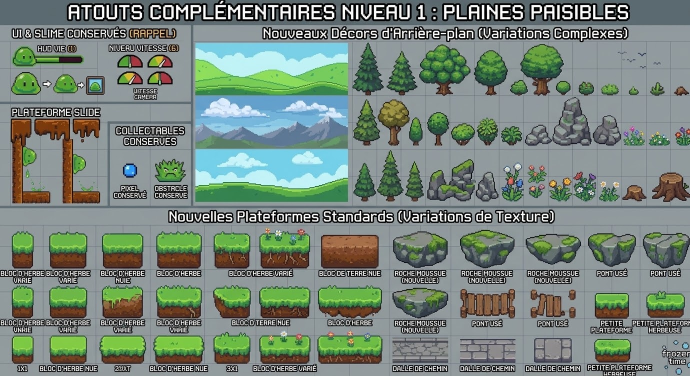
#> input picture ASSETS/planches/v5-niveau1-plaines.jpg, 1380 x 752 px, found by its file name (shown at 1/2 size)
$ python extract_decors.py
#> lines starting #> are read from the running program, lines starting #| are printed output that depends on the picture; after the words box and inside, x2 and y2 are one past the last pixel; in counts of white or black regions, pixels touching at a corner belong together
import numpy as np
from PIL import Image, ImageDraw
from collections import deque
import os

# Extraction de TOUS les assets des planches niveaux v5 (plaines), v6 (usine
# de magma) et v7 (manoir hanté) — décors d'ambiance et textures de
# plateformes — en complément de tools/extract_v5.py (fonds bg_level1..3 et
# tuiles tile_volcanic/tile_manor, déjà en jeu).
#
# Méthode (même chaîne que extract_v5.py) :
# - le fond gris uni (#728188) est détouré par diffusion depuis les bords du
#   crop (ne traverse jamais les couleurs vives du sprite) ;
# - dans chaque groupe (bornes lues sur la planche), les items sont séparés
#   automatiquement par composantes connexes de pixels non-fond, fusionnées
#   quand leurs boîtes sont proches (merge_radius) ;
# - les étiquettes de texte sont écartées par taille (les lettres font
#   ~8-13px, les items >= 15px) ;
# - les panneaux « CONSERVÉS / RAPPEL » (UI, slime, collectables, ennemi)
#   ne sont PAS découpés : leur contenu est déjà en jeu (planches v1-v4).
#
# Sorties : ASSETS/sprites/v5/ (convention LISEZ-MOI, planches v5-v7) puis
# copie vers ASSETS/sprites/game/ (seul dossier chargé par js/sprites.js).
# Contrôle visuel : /tmp/opencode/check_decors.png (planche de contact) et
# /tmp/opencode/zoom/overlay_vN.png (rects verts = gardés, rouges = écartés).

V5 = 'ASSETS/planches/v5-niveau1-plaines.jpg'
V6 = 'ASSETS/planches/v6-niveau2-magma.jpg'
V7 = 'ASSETS/planches/v7-niveau3-manoir.jpg'
OUT = 'ASSETS/sprites/v5'
GAME = 'ASSETS/sprites/game'
os.makedirs(OUT, exist_ok=True)

MIN_DIM = 13     # côté minimum d'un item (les lettres font 8-13px)
MIN_AREA = 220   # aire minimum en pixels
MERGE_RADIUS = 3 # fusion des composantes proches (anti-chaînage de rangée)


def bg_mask(a):
    r, g, b = a[:, :, 0], a[:, :, 1], a[:, :, 2]
    mx = np.maximum(np.maximum(r, g), b)
    mn = np.minimum(np.minimum(r, g), b)
    return ((mx - mn) < 26) & (mx > 90)


def detour(im, tight=False):
    # fond gris -> transparence : diffusion depuis les bords du crop.
    # tight=True : fond local estimé (médiane des bords du crop) et distance
    # couleur < 14 — pour les sprites pâles (roches, dalles) dont la face,
    # trop proche du fond planche, est mangée par le masque générique.
    a = np.asarray(im.convert('RGB')).astype(np.int16)
    if tight:
        border = np.concatenate([a[0], a[-1], a[:, 0], a[:, -1]])
        bmx = border.max(axis=1)
        bmn = border.min(axis=1)
        ok = ((bmx - bmn) < 26) & (bmx > 90)   # pixels de bordure « fond »
        bg = np.median(border[ok], axis=0) if ok.any() else np.median(border,
                                                                        axis=0)
        dist = np.sqrt(((a - bg) ** 2).sum(axis=2))
        isb = dist < 16
        # les lignes de grille de la planche (gris neutre, plus sombre que le
        # fond) ne doivent pas rester opaques : on mange les structures fines
        # 1-2px de gris neutre — les faces pleines (dalles, pierres) et les
        # contours saturés des sprites y échappent.
        gmx = a.max(axis=2)
        gmn = a.min(axis=2)
        gridish = ((gmx - gmn) < 20) & (gmx > 95) & (gmx < 140)
        er = gridish[1:-1, 1:-1] & gridish[:-2, 1:-1] & gridish[2:, 1:-1] \
            & gridish[1:-1, :-2] & gridish[1:-1, 2:]
        thin = np.zeros_like(gridish)
        thin[1:-1, 1:-1] = gridish[1:-1, 1:-1] & ~er
        isb = isb | thin
    else:
        isb = bg_mask(a)
    h, w = isb.shape
    bgm = np.zeros((h, w), bool)
    q = deque()
    for x in range(w):
        for y in (0, h - 1):
            if isb[y, x] and not bgm[y, x]:
                bgm[y, x] = True
                q.append((y, x))
    for y in range(h):
        for x in (0, w - 1):
            if isb[y, x] and not bgm[y, x]:
                bgm[y, x] = True
                q.append((y, x))
    while q:
        cy, cx = q.popleft()
        for dy, dx in ((1, 0), (-1, 0), (0, 1), (0, -1)):
            ny, nx = cy + dy, cx + dx
            if 0 <= ny < h and 0 <= nx < w and isb[ny, nx] and not bgm[ny, nx]:
                bgm[ny, nx] = True
                q.append((ny, nx))
    alpha = np.full((h, w), 255, np.uint8)
    alpha[bgm] = 0
    return alpha


# --- groupes ---------------------------------------------------------------
# Deux formes :
# - (planche, boîte, noms, options) : segmentation auto dans la boîte ;
#   options : merge_all, merge_radius (défaut 3), single_box (tout le crop =
#   un sprite, pour les dalles à faible contraste que la segmentation fragments).
# - (planche, (y0, y1), items) : items explicites [(nom, x0, x1), ...] — un
#   sprite par item, pour les rangées de décors où les halos JPEG fusionnent
#   les voisins. Bornes x mesurées au pixel sur les planches.
GROUPS = [
    # v5 — décors d'arrière-plan (3 rangées à droite ; y0=113 pour les items
    # de droite : échappe les oiseaux volant au-dessus, x 1220-1320)
    (V5, (90, 195), [
        ('dec_pine1', 705, 767), ('dec_pine2', 771, 835),
        ('dec_tree1', 836, 943), ('dec_tree2', 946, 1018),
        ('dec_tree_big', 1018, 1143), ('dec_bush1', 1156, 1190),
        ('dec_bush2', 1201, 1239, 113), ('dec_sprout1', 1256, 1279, 113),
        ('dec_sprout2', 1298, 1331, 113), ('dec_log1', 1346, 1380)]),
    (V5, (200, 331), [
        ('dec_pine6', 706, 760), ('dec_tree_yellow', 761, 816),
        ('dec_tree_cypress', 817, 849), ('dec_tree_round', 850, 920),
        ('dec_bush_trunk', 921, 952), ('dec_bush_leafy', 953, 996),
        ('dec_bush_fern', 1002, 1045), ('dec_rockpile_small', 1046, 1088),
        ('dec_rockpile_big', 1092, 1182), ('dec_rock_single', 1186, 1241),
        ('dec_flowers_purple', 1247, 1295), ('dec_flowers_white', 1297, 1348),
        ('dec_flowers_pink', 1350, 1380)]),
    (V5, (334, 424), [
        ('dec_pine3', 705, 761), ('dec_pine4', 762, 816),
        ('dec_pine5', 817, 861), ('dec_rockpile_mossy', 862, 952),
        ('dec_rock3', 953, 1002), ('dec_flowers3', 1003, 1052),
        ('dec_flowers4', 1053, 1098), ('dec_flowers5', 1099, 1143),
        ('dec_flowers6', 1144, 1198), ('dec_flowers7', 1199, 1247),
        ('dec_stump1', 1248, 1297), ('dec_stump_big', 1298, 1380)]),
    # v5 — plateformes standards (herbe / terre), 3 rangées x 2 moitiés
    (V5, (0, 459, 620, 539),
     ['plat_grass_1x1', 'plat_grass1', 'plat_grass2', 'plat_grass3',
      'plat_grass_flowers1', 'plat_grass_flowers2'], {}),
    (V5, (630, 459, 1380, 538),
     ['plat_dirt_wide', 'plat_mossy1', 'plat_mossy2', 'plat_mossy3',
      'plat_bridge1', 'plat_bridge2'], {}),
    (V5, (0, 569, 620, 638),
     ['plat_grass4', 'plat_grass5', 'plat_grass6', 'plat_grass7',
      'plat_grass8', 'plat_grass9'], {}),
    (V5, (630, 569, 1380, 638),
     ['plat_grass10', 'plat_mossy5', 'plat_mossy6', 'plat_bridge5',
      'plat_mini2', 'plat_mini_grass3'], {'merge_radius': 16}),
    (V5, (0, 669, 620, 728),
     ['plat_grass_1x1b', 'plat_grass_nue1', 'plat_grass_2x1',
      'plat_grass_nue2', 'plat_grass_3x1', 'plat_grass_flowers3'], {}),
    (V5, (669, 729), [
        ('plat_grass_flowers_wide', 624, 762), ('plat_path1', 778, 900),
        ('plat_path2', 915, 1035), ('plat_path3', 1048, 1170),
        ('plat_mini_grass2', 1185, 1266)]),
    # v6 — roche volcanique (existante mais jamais extraite en blocs)
    (V6, (523, 163, 948, 272),
     ['plat_volcanic_wide', 'plat_volcanic_top', 'plat_volcanic_corner'], {}),
    # v6 — grilles métalliques rivetées (nouvelle standard)
    (V6, (523, 330, 948, 540),
     ['plat_grid1', 'plat_grid2', 'plat_grid3', 'plat_grid4', 'plat_grid5',
      'plat_grid6', 'plat_grid7', 'plat_vent_small'], {}),
    (V6, (523, 595, 860, 752), ['plat_walkway'], {'merge_all': True}),
    (V6, (862, 595, 948, 752), ['plat_vent_riveted', 'plat_grate_small'], {}),
    # v6 — décors (tuyaux, roues, flammes « existants » jamais en jeu)
    (V6, (945, 157, 1215, 262), ['dec_pipe_elbow', 'dec_pipe_stub'], {}),
    (V6, (1215, 155, 1335, 242), ['dec_flamedrop', 'dec_flamedrops'], {}),
    (V6, (945, 310, 1212, 385), ['dec_wheel1', 'dec_wheel2', 'dec_wheel3'], {}),
    (V6, (1215, 288, 1335, 398), ['haz_flame'], {}),
    (V6, (940, 428, 1020, 752), ['dec_steam_vent', 'dec_fan', 'plat_plate'], {}),
    (V6, (1058, 452, 1345, 585), ['dec_steam_pipe', 'dec_console'], {}),
    (V6, (1058, 620, 1345, 735), ['dec_ladder', 'dec_lava_bubbles'],
     {'merge_radius': 25}),
    # v7 — plateformes pierre de manoir
    (V7, (60, 466, 940, 539),
     ['plat_stone_1x1', 'plat_stone_2x1', 'plat_stone_3x1'], {}),
    (V7, (60, 573, 940, 640),
     ['plat_stone_web', 'plat_stone_worn', 'plat_stone_broken'],
     {'tight': True}),
    (V7, (60, 672, 940, 718),
     ['plat_slab_mini', 'plat_path_broken', 'plat_wood'], {}),
    # v7 — décors et hazards du manoir
    (V7, (945, 86, 1350, 252),
     ['dec_chandelier_gold', 'dec_chandelier_dark1', 'dec_candle_wall',
      'dec_candle1', 'dec_chandelier_dark2', 'dec_candle2',
      'haz_shadow_eyes'], {}),
    (V7, (955, 360, 1380, 504),
     ['dec_clock', 'dec_armchair', 'dec_books', 'dec_cauldron'], {}),
]

def components(alpha):
    # étiquetage des composantes connexes de pixels opaques
    h, w = alpha.shape
    seen = np.zeros((h, w), bool)
    comps = []
    for sy in range(h):
        for sx in range(w):
            if alpha[sy, sx] == 0 or seen[sy, sx]:
                continue
            q = deque([(sy, sx)])
            seen[sy, sx] = True
            x0, x1, y0, y1, area = sx, sx, sy, sy, 0
            while q:
                cy, cx = q.popleft()
                area += 1
                x0, x1 = min(x0, cx), max(x1, cx)
                y0, y1 = min(y0, cy), max(y1, cy)
                for dy, dx in ((1, 0), (-1, 0), (0, 1), (0, -1)):
                    ny, nx = cy + dy, cx + dx
                    if 0 <= ny < h and 0 <= nx < w and not seen[ny, nx] \
                            and alpha[ny, nx] > 0:
                        seen[ny, nx] = True
                        q.append((ny, nx))
            comps.append([x0, y0, x1 + 1, y1 + 1, area])
    return comps


def merge(comps, radius):
    # union-find sur les boîtes proches (gap <= radius sur les 2 axes)
    n = len(comps)
    parent = list(range(n))

    def find(i):
        while parent[i] != i:
            parent[i] = parent[parent[i]]
            i = parent[i]
        return i

    for i in range(n):
        for j in range(i + 1, n):
            a, b = comps[i], comps[j]
            dx = max(0, a[0] - b[2], b[0] - a[2])
            dy = max(0, a[1] - b[3], b[1] - a[3])
            if dx <= radius and dy <= radius:
                ri, rj = find(i), find(j)
                if ri != rj:
                    parent[ri] = rj
    groups = {}
    for i, c in enumerate(comps):
        groups.setdefault(find(i), []).append(c)
    out = []
    for g in groups.values():
        x0 = min(c[0] for c in g)
        y0 = min(c[1] for c in g)
        x1 = max(c[2] for c in g)
        y1 = max(c[3] for c in g)
        out.append([x0, y0, x1, y1, sum(c[4] for c in g)])
    return out


def rows_order(boxes):
    # tri « par rangées puis de gauche à droite » : regroupement en lignes
    # par centre y (tolérance relative à la hauteur médiane)
    boxes = sorted(boxes, key=lambda b: (b[1] + b[3]) / 2)
    med_h = sorted(b[3] - b[1] for b in boxes)[len(boxes) // 2] if boxes else 0
    tol = max(14, med_h * 0.6)
    rows = []
    for b in boxes:
        cy = (b[1] + b[3]) / 2
        if rows and abs(cy - rows[-1][0]) <= tol:
            rows[-1][1].append(b)
            n = len(rows[-1][1])
            rows[-1][0] = (rows[-1][0] * (n - 1) + cy) / n
        else:
            rows.append([cy, [b]])
    out = []
    for _, r in rows:
        out.extend(sorted(r, key=lambda b: b[0]))
    return out


planche_imgs = {}
overlay = {}
sprites = []  # (name, RGBA)
warnings = []


def load_planche(src):
#> called with src = 'ASSETS/planches/v5-niveau1-plaines.jpg'
    key = os.path.basename(src)
    if key not in planche_imgs:
        im = Image.open(src).convert('RGB')
#> im is the input picture: PIL image 1380x752 RGB; mean R, G, B 118.5, 133.6, 123.1
        planche_imgs[key] = (im, im.copy())
    return planche_imgs[key]


def add_item(name, crop, alpha, b, dr, gx0, gy0):
    pad = 2
    bx0 = max(0, b[0] - pad)
    by0 = max(0, b[1] - pad)
    bx1 = min(crop.width, b[2] + pad)
    by1 = min(crop.height, b[3] + pad)
    arr = np.asarray(crop)
    rgba = np.dstack([arr[by0:by1, bx0:bx1, 0], arr[by0:by1, bx0:bx1, 1],
                      arr[by0:by1, bx0:bx1, 2], alpha[by0:by1, bx0:bx1]])
    sprites.append((name, Image.fromarray(rgba, 'RGBA')))
    if dr:
        dr.rectangle([gx0 + bx0, gy0 + by0, gx0 + bx1, gy0 + by1],
                     outline=(0, 255, 60), width=2)
        dr.text((gx0 + bx0, max(0, gy0 + by1 + 1)), name, fill=(255, 255, 0))


for entry in GROUPS:
    if len(entry) == 3:
        src, (gy0, gy1), items = entry          # rangée à items explicites
        for item in items:
            name, gx0, gx1 = item[:3]
            iy0 = item[3] if len(item) > 3 else gy0
            im, ov = load_planche(src)
            box = (gx0, iy0, gx1, gy1)
            crop = im.crop(box)
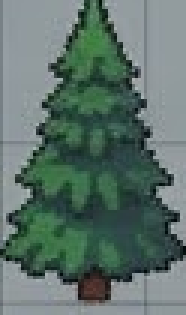
#> crop: PIL image 62x105 RGB (shown 3 times larger); mean R, G, B 93.3, 114.2, 106.7
            alpha = detour(crop, tight=True)
#> in detour, `border = np.concatenate([a[0], a[-1], a[:, 0], a[:, -1]])`: border = 334 rows, first 8: [120, 129, 134], [145, 154, 159], [144, 153, 158], [143, 152, 157], [145, 154, 159], [144, 153, 158], [144, 153, 158], [144, 153, 158]
#> in detour, `bmx = border.max(axis=1)`: bmx = 334 values, max 168 at index 24, min 10 at index 311, mean 144.9
#> in detour, `bmn = border.min(axis=1)`: bmn = 334 values, max 157 at index 284, min 0 at index 33, mean 132.1
#> in detour, `bg = np.median(border[ok], axis=0) if ok.any() else np.median(border, ..`: bg = [144, 153, 156.5]
#> in detour, `dist = np.sqrt(((a - bg) ** 2).sum(axis=2))`:
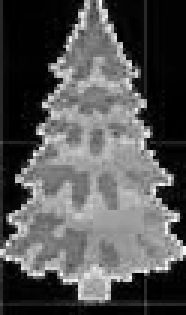
#> dist: shape (105, 62) float64 (shown 3 times larger); min 1.12, max 256.1, mean 85.5; drawn with min black and max white
#> in detour, `isb = dist < 16`:
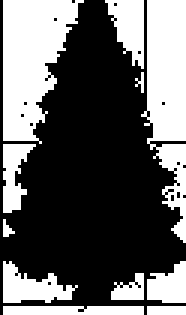
#> isb: shape (105, 62) bool (shown 3 times larger); 38.4% white; 11 white regions (2 under 20 px), largest, box (x1, y1, x2, y2) and area: (1, 0, 28, 48) 816, (47, 0, 62, 81) 772, (1, 87, 26, 101) 189
#> in detour, `gmn = a.min(axis=2)`:
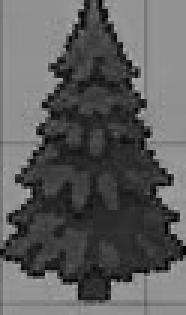
#> gmn: shape (105, 62) int16 (shown 3 times larger); min 0, max 176, mean 93.1
#> in detour, `gridish = ((gmx - gmn) < 20) & (gmx > 95) & (gmx < 140)`: gridish: shape (105, 62) bool; 5.2% white in thin lines or dots
#> in detour, `er = gridish[1:-1, 1:-1] & gridish[:-2, 1:-1] & gridish[2:, 1:-1] \ & ..`: er: shape (103, 60) bool; 0.02% white in thin lines or dots, all inside (x1, y1, x2, y2) = (47, 100, 48, 101)
#> in detour, `thin[1:-1, 1:-1] = gridish[1:-1, 1:-1] & ~er`: thin: shape (105, 62) bool; 3.5% white in thin lines or dots
#> in detour, `isb = isb | thin`: isb: shape (105, 62) bool; 42% white; 11 white regions (8 under 20 px), largest, box (x1, y1, x2, y2) and area: (35, 0, 62, 81) 1040, (1, 0, 28, 72) 999, (1, 86, 62, 105) 672
#> after the loop in detour, `for x in range(w):`: bgm: shape (105, 62) bool; 1.7% white in thin lines or dots
#> after the loop in detour, `for y in range(h):`:
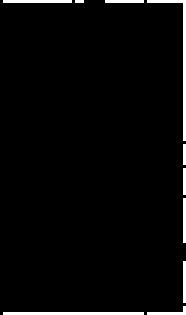
#> bgm: shape (105, 62) bool (shown 3 times larger); 3.1% white in thin lines or dots
#> after the loop in detour, `while q:`:
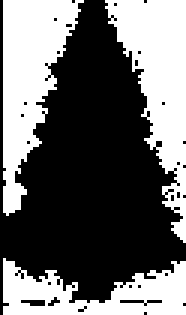
#> bgm: shape (105, 62) bool (shown 3 times larger); 41.3% white; 3 white regions, box (x1, y1, x2, y2) and area: (35, 0, 62, 81) 1026, (1, 0, 28, 72) 994, (1, 86, 62, 105) 671
            ys, xs = np.where(alpha > 0)
#> ys = 3819 values from 0 to 104; xs = 3819 values, max 61 at index 1281, min 0 at index 0, mean 29.89
            if not len(xs):
                warnings.append(f'{name}: vide')
                continue
            add_item(name, crop, alpha,
                     [int(xs.min()), int(ys.min()), int(xs.max()) + 1,
                      int(ys.max()) + 1], ImageDraw.Draw(ov), gx0, gy0)
#> in add_item, `rgba = np.dstack([arr[by0:by1, bx0:bx1, 0], arr[by0:by1, bx0:bx1, 1], ..`:
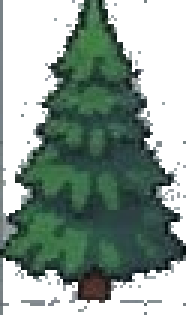
#> rgba: shape (105, 62, 4) (shown 3 times larger); mean R, G, B, A 93.3, 114.2, 106.7, 149.6; transparent parts drawn white
        continue
    src, box, names, opt = entry
    im, ov = load_planche(src)
    x0, y0, x1, y1 = box
    crop = im.crop(box)
    alpha = detour(crop, tight=opt.get('tight', False))
    dr = ImageDraw.Draw(ov)
    if opt.get('single_box'):
        ys, xs = np.where(alpha > 0)
        add_item(names[0], crop, alpha,
                 [int(xs.min()), int(ys.min()), int(xs.max()) + 1,
                  int(ys.max()) + 1], dr, x0, y0)
        continue
    comps = components(alpha)
    merged = merge(comps, opt.get('merge_radius', MERGE_RADIUS))
    if opt.get('merge_all'):
        merged = merge(merged, 10 ** 6)
    keep, drop = [], []
    for b in merged:
        w, h = b[2] - b[0], b[3] - b[1]
        if min(w, h) >= opt.get('min_dim', MIN_DIM) and \
                b[4] >= opt.get('min_area', MIN_AREA):
            keep.append(b)
        else:
            drop.append(b)
    keep = rows_order(keep)
    for b in drop:  # écartés (texte, débris) : rects rouges fins
        dr.rectangle([x0 + b[0], y0 + b[1], x0 + b[2], y0 + b[3]],
                     outline=(255, 60, 60), width=1)
    if len(keep) != len(names):
        warnings.append(f'{os.path.basename(src)} {box}: {len(keep)} items '
                        f'pour {len(names)} noms')
    for i, b in enumerate(keep):
        add_item(names[i] if i < len(names) else f'?_{i}', crop, alpha,
                 b, dr, x0, y0)

for key, (im, ov) in planche_imgs.items():
    tag = key.split('-')[0]
    ov.save(f'/tmp/opencode/zoom/overlay_{tag}.png')
#> this loop made 3 passes
#> (key, tag) on passes 1 to 3: ('v5-niveau1-plaines.jpg', 'v5'), ('v6-niveau2-magma.jpg', 'v6'), ('v7-niveau3-manoir.jpg', 'v7')

for name, sp in sprites:
    sp.save(f'{OUT}/{name}.png')
    print(f'{name}.png {sp.width}x{sp.height}')
#> this loop made 119 passes
#| dec_pine1.png 62x105
#| dec_pine2.png 64x105
#| dec_tree1.png 107x105
#| dec_tree2.png 72x105
#| dec_tree_big.png 125x105
#| dec_bush1.png 34x60
#| dec_bush2.png 38x59
#| dec_sprout1.png 23x79
#> (further printed lines are left out)

if warnings:
    print('\nATTENTION — comptes inattendus :')
    for w in warnings:
        print(' -', w)

# --- planche de contact sur fond en damier (transparence visible) ----------
def checker(w, h, s=8):
    a = np.zeros((h, w, 3), np.uint8)
    for yy in range(0, h, s):
        for xx in range(0, w, s):
            c = 90 if (xx // s + yy // s) % 2 else 60
            a[yy:yy + s, xx:xx + s] = c
    return Image.fromarray(a, 'RGB')


COLS, CELL = 10, 120
rows = (len(sprites) + COLS - 1) // COLS
#> rows = 12
sheet = checker(COLS * CELL, rows * (CELL + 16))
dr = ImageDraw.Draw(sheet)
for i, (name, sp) in enumerate(sprites):
    cx, cy = (i % COLS) * CELL, (i // COLS) * (CELL + 16)
    t = sp.copy()
    t.thumbnail((CELL - 8, CELL - 8), Image.NEAREST)
    sheet.paste(t, (cx + 4, cy + 4), t)
    dr.text((cx + 4, cy + CELL + 2), name, fill=(255, 255, 255))
#> this loop made 119 passes
#> (name, cx, cy) on passes 1 to 12: ('dec_pine1', 0, 0), ('dec_pine2', 120, 0), ('dec_tree1', 240, 0), ('dec_tree2', 360, 0), ('dec_tree_big', 480, 0), ('dec_bush1', 600, 0), ('dec_bush2', 720, 0), ('dec_sprout1', 840, 0), ('dec_sprout2', 960, 0), ('dec_log1', 1080, 0), ('dec_pine6', 0, 136), ('dec_tree_yellow', 120, 136)
sheet.save('/tmp/opencode/check_decors.png')
print(f'\n-> {len(sprites)} sprites, planche /tmp/opencode/check_decors.png')
#> (printed output is left out)
